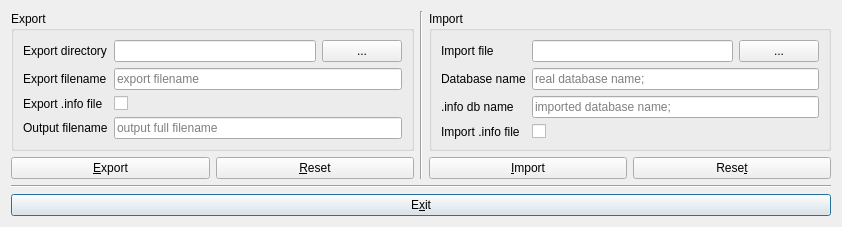
<?xml version="1.0" encoding="UTF-8"?>
<ui version="4.0">
 <class>DBExportDialog</class>
 <widget class="QDialog" name="DBExportDialog">
  <property name="geometry">
   <rect>
    <x>0</x>
    <y>0</y>
    <width>842</width>
    <height>213</height>
   </rect>
  </property>
  <property name="windowTitle">
   <string>Database Export Dialog</string>
  </property>
  <layout class="QGridLayout" name="gridLayout">
   <item row="3" column="0" colspan="3">
    <widget class="QPushButton" name="push_exit">
     <property name="toolTip">
      <string>Cancel export and back to program</string>
     </property>
     <property name="text">
      <string>E&amp;xit</string>
     </property>
    </widget>
   </item>
   <item row="0" column="0">
    <widget class="QGroupBox" name="exp_groupBox">
     <property name="title">
      <string>Export</string>
     </property>
     <layout class="QFormLayout" name="formLayout">
      <property name="fieldGrowthPolicy">
       <enum>QFormLayout::ExpandingFieldsGrow</enum>
      </property>
      <item row="0" column="0">
       <widget class="QLabel" name="exp_label_dir">
        <property name="text">
         <string>Export directory</string>
        </property>
       </widget>
      </item>
      <item row="0" column="1">
       <layout class="QHBoxLayout" name="exp_horizontalLayout_dir">
        <item>
         <widget class="QLineEdit" name="exp_line_dir"/>
        </item>
        <item>
         <widget class="QPushButton" name="exp_push_dir">
          <property name="text">
           <string>...</string>
          </property>
         </widget>
        </item>
       </layout>
      </item>
      <item row="1" column="0">
       <widget class="QLabel" name="exp_label_filename">
        <property name="text">
         <string>Export filename</string>
        </property>
       </widget>
      </item>
      <item row="1" column="1">
       <widget class="QLineEdit" name="exp_line_filename">
        <property name="toolTip">
         <string>Filename for exported database file/archive (doesn't include file extension)</string>
        </property>
        <property name="placeholderText">
         <string>export filename</string>
        </property>
       </widget>
      </item>
      <item row="2" column="0">
       <widget class="QLabel" name="exp_label_info">
        <property name="text">
         <string>Export .info file</string>
        </property>
       </widget>
      </item>
      <item row="2" column="1">
       <widget class="QCheckBox" name="exp_chb_info">
        <property name="toolTip">
         <string>Export INFO file together with database file. This option is available only if database is exported to archive.</string>
        </property>
        <property name="text">
         <string/>
        </property>
       </widget>
      </item>
      <item row="3" column="0">
       <widget class="QLabel" name="exp_label_output">
        <property name="text">
         <string>Output filename</string>
        </property>
       </widget>
      </item>
      <item row="3" column="1">
       <widget class="QLineEdit" name="exp_line_output">
        <property name="toolTip">
         <string>Displays final export file name.</string>
        </property>
        <property name="readOnly">
         <bool>true</bool>
        </property>
        <property name="placeholderText">
         <string>output full filename</string>
        </property>
       </widget>
      </item>
     </layout>
     <zorder>exp_label_dir</zorder>
     <zorder>exp_label_dir</zorder>
     <zorder></zorder>
     <zorder>exp_label_filename</zorder>
     <zorder>exp_line_filename</zorder>
     <zorder>exp_label_info</zorder>
     <zorder>exp_chb_info</zorder>
     <zorder>exp_label_output</zorder>
     <zorder>exp_line_output</zorder>
    </widget>
   </item>
   <item row="0" column="1" rowspan="2">
    <widget class="Line" name="line_v">
     <property name="orientation">
      <enum>Qt::Vertical</enum>
     </property>
    </widget>
   </item>
   <item row="0" column="2">
    <widget class="QGroupBox" name="imp_groupBox">
     <property name="title">
      <string>Import</string>
     </property>
     <layout class="QFormLayout" name="formLayout_2">
      <property name="fieldGrowthPolicy">
       <enum>QFormLayout::ExpandingFieldsGrow</enum>
      </property>
      <item row="0" column="0">
       <widget class="QLabel" name="imp_label_file">
        <property name="text">
         <string>Import file</string>
        </property>
       </widget>
      </item>
      <item row="0" column="1">
       <layout class="QHBoxLayout" name="imp_horizontalLayout_file">
        <item>
         <widget class="QLineEdit" name="imp_line_file"/>
        </item>
        <item>
         <widget class="QPushButton" name="imp_push_file">
          <property name="text">
           <string>...</string>
          </property>
         </widget>
        </item>
       </layout>
      </item>
      <item row="1" column="0">
       <widget class="QLabel" name="imp_label_dbname">
        <property name="text">
         <string>Database name</string>
        </property>
       </widget>
      </item>
      <item row="2" column="0">
       <widget class="QLabel" name="imp_label_infoname">
        <property name="text">
         <string>.info db name</string>
        </property>
       </widget>
      </item>
      <item row="1" column="1">
       <widget class="QLineEdit" name="imp_line_dbname">
        <property name="readOnly">
         <bool>true</bool>
        </property>
        <property name="placeholderText">
         <string>real database name; </string>
        </property>
       </widget>
      </item>
      <item row="2" column="1">
       <widget class="QLineEdit" name="imp_line_infoname">
        <property name="readOnly">
         <bool>true</bool>
        </property>
        <property name="placeholderText">
         <string>imported database name; </string>
        </property>
       </widget>
      </item>
      <item row="3" column="0">
       <widget class="QLabel" name="imp_label_info">
        <property name="text">
         <string>Import .info file</string>
        </property>
       </widget>
      </item>
      <item row="3" column="1">
       <widget class="QCheckBox" name="imp_chb_info">
        <property name="text">
         <string/>
        </property>
       </widget>
      </item>
     </layout>
    </widget>
   </item>
   <item row="1" column="0">
    <layout class="QHBoxLayout" name="exp_horizontalLayout_buttons">
     <item>
      <widget class="QPushButton" name="exp_push_export">
       <property name="toolTip">
        <string>Export database to given file</string>
       </property>
       <property name="text">
        <string>&amp;Export</string>
       </property>
      </widget>
     </item>
     <item>
      <widget class="QPushButton" name="exp_push_reset">
       <property name="toolTip">
        <string>Reset to default settings</string>
       </property>
       <property name="text">
        <string>&amp;Reset</string>
       </property>
      </widget>
     </item>
    </layout>
   </item>
   <item row="1" column="2">
    <layout class="QHBoxLayout" name="imp_horizontalLayout_buttons">
     <item>
      <widget class="QPushButton" name="imp_push_import">
       <property name="text">
        <string>&amp;Import</string>
       </property>
      </widget>
     </item>
     <item>
      <widget class="QPushButton" name="imp_push_reset">
       <property name="text">
        <string>Rese&amp;t</string>
       </property>
      </widget>
     </item>
    </layout>
   </item>
   <item row="2" column="0" colspan="3">
    <widget class="Line" name="line_cancel">
     <property name="orientation">
      <enum>Qt::Horizontal</enum>
     </property>
    </widget>
   </item>
  </layout>
 </widget>
 <tabstops>
  <tabstop>exp_line_dir</tabstop>
  <tabstop>exp_push_dir</tabstop>
  <tabstop>exp_line_filename</tabstop>
  <tabstop>exp_chb_info</tabstop>
  <tabstop>exp_line_output</tabstop>
  <tabstop>exp_push_export</tabstop>
  <tabstop>exp_push_reset</tabstop>
  <tabstop>imp_line_file</tabstop>
  <tabstop>imp_push_file</tabstop>
  <tabstop>imp_line_dbname</tabstop>
  <tabstop>imp_line_infoname</tabstop>
  <tabstop>imp_push_import</tabstop>
  <tabstop>imp_push_reset</tabstop>
  <tabstop>push_exit</tabstop>
 </tabstops>
 <resources/>
 <connections/>
</ui>
